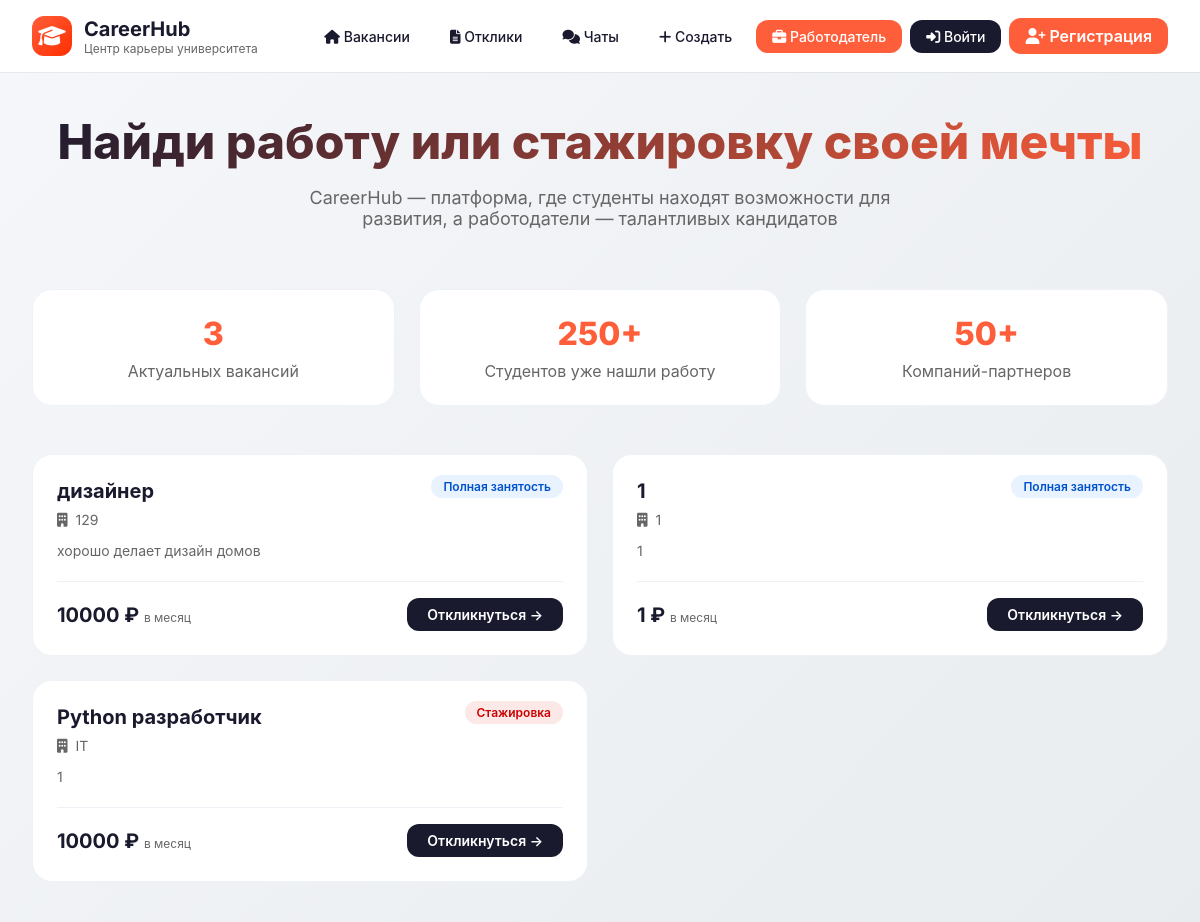
Before: / with the older database file.
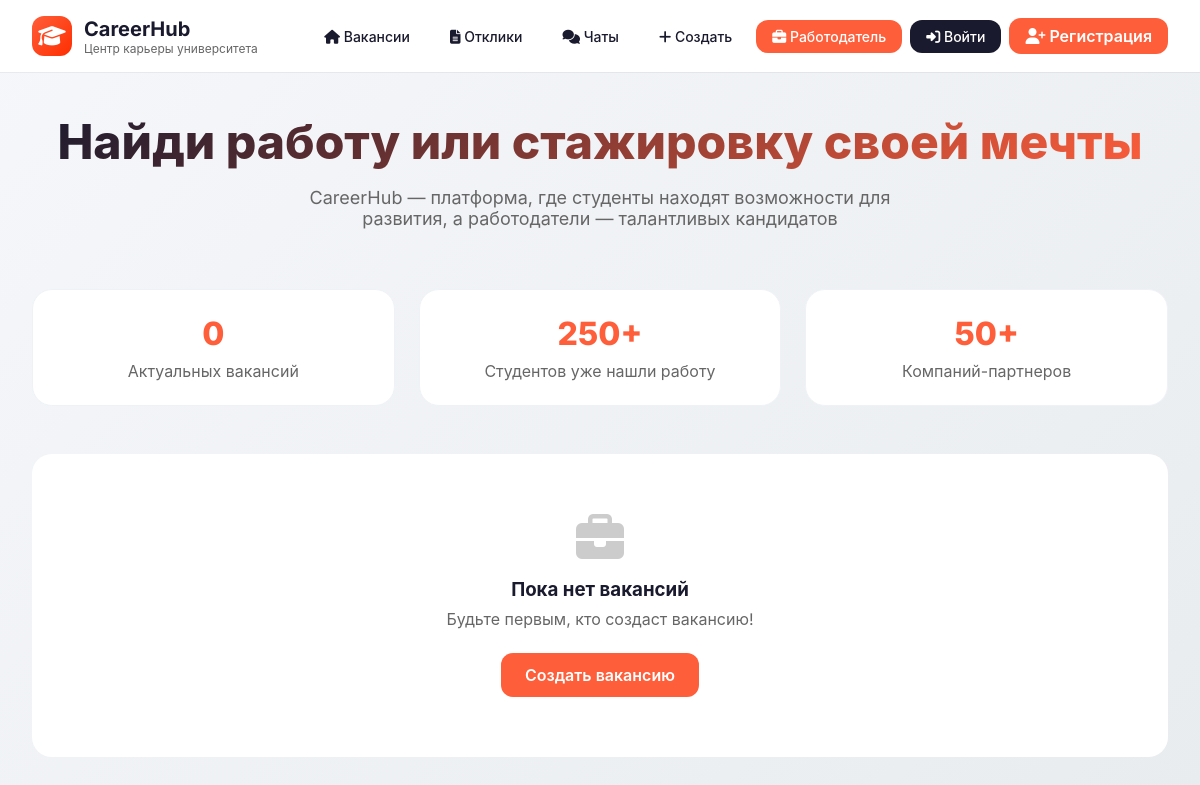
After: the same page with the newer database file.
### tables this page shows
CREATE TABLE vacancies (
            id INTEGER PRIMARY KEY AUTOINCREMENT,
            title TEXT NOT NULL,
            description TEXT NOT NULL,
            department TEXT NOT NULL,
            job_type TEXT NOT NULL,
            salary INTEGER,
            employer_id INTEGER,
            created_at TIMESTAMP DEFAULT CURRENT_TIMESTAMP
        );

### app/main.py (the view)
@app.get("/", response_class=HTMLResponse)
async def home(request: Request):
    session_id = request.cookies.get("session_id")
    current_user = None
    if session_id and session_id in sessions:
        current_user = sessions[session_id]
    vacancies = JobService.get_all_vacancies()
    return templates.TemplateResponse(
        "index.html",
        {"request": request, "vacancies": vacancies, "user": current_user}
    )

### templates/index.html
{% extends "base.html" %}
{% block content %}
<div class="hero">
    <h1>Найди работу или стажировку своей мечты</h1>
    <p>CareerHub — платформа, где студенты находят возможности для развития, а работодатели — талантливых кандидатов</p>
</div>
<div class="stats-grid">
    <div class="stat-card">
        <div class="stat-number">{{ vacancies|length }}</div>
        <div class="stat-label">Актуальных вакансий</div>
    </div>
    <div class="stat-card">
        <div class="stat-number">250+</div>
        <div class="stat-label">Студентов уже нашли работу</div>
    </div>
    <div class="stat-card">
        <div class="stat-number">50+</div>
        <div class="stat-label">Компаний-партнеров</div>
    </div>
</div>
{% if vacancies %}
    <div class="vacancies-grid">
        {% for vacancy in vacancies %}
        <div class="vacancy-card">
            <div class="vacancy-tag">
                <span class="badge {{ vacancy.job_type }}">
                    {% if vacancy.job_type == 'job' %}Полная занятость{% else %}Стажировка{% endif %}
                </span>
            </div>
            <h3 class="vacancy-title">{{ vacancy.title }}</h3>
            <div class="vacancy-department">
                <i class="fas fa-building"></i> {{ vacancy.department }}
            </div>
            <p class="vacancy-description">{{ vacancy.description[:120] }}{% if vacancy.description|length > 120 %}...{% endif %}</p>
            <div class="vacancy-meta">
                <div class="salary">
                    {% if vacancy.salary %}
                        {{ vacancy.salary }} ₽ <small>в месяц</small>
                    {% else %}
                        Зарплата по договоренности
                    {% endif %}
                </div>
                <a href="/apply/{{ vacancy.id }}" class="btn-apply">Откликнуться →</a>
            </div>
        </div>
        {% endfor %}
    </div>
{% else %}
    <div style="text-align: center; padding: 60px; background: white; border-radius: 20px;">
        <i class="fas fa-briefcase" style="font-size: 48px; color: #ccc;"></i>
        <h3 style="margin-top: 16px;">Пока нет вакансий</h3>
        <p style="color: #666; margin: 8px 0 24px;">Будьте первым, кто создаст вакансию!</p>
        <a href="/add-vacancy" class="btn-primary">Создать вакансию</a>
    </div>
{% endif %}
{% endblock %}

Changed rows visible on the page:
removed vacancies: job_type "Полная занятость", title "дизайнер", department "129", description "хорошо делает дизайн домов", salary "10000"
removed vacancies: job_type "Полная занятость", title "1", department "1", description "1", salary "1"
removed vacancies: job_type "Стажировка", title "Python разработчик", department "IT", description "1", salary "10000"
Other visible differences:
{{ vacancies|length }}: "3" → "0"
text now shown: "Пока нет вакансий Будьте первым, кто создаст вакансию! Создать вакансию"
